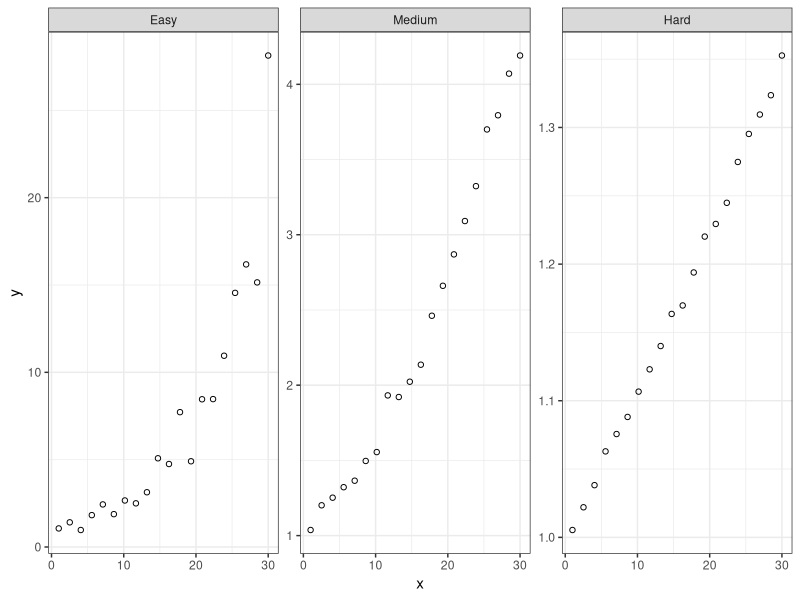
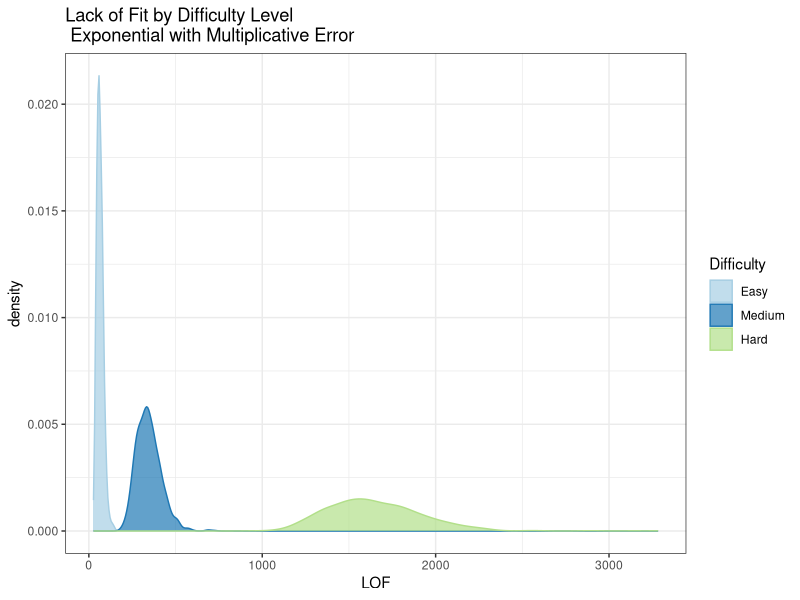

R code for these plots, in order:
## ---- chunk 1
knitr::opts_chunk$set(echo = T, fig.width = 8, fig.height = 4, out.width = "100%", dpi = 300, message = F)
library(knitr)
require(tidyverse)
require(gridExtra)
require(scales)
library(purrr)

# Exponential ---------------------------------------------------------------------------------------
simulate.exponential <- 
  function(N, xRange = c(1,N), nReps, alpha, beta, theta, muErr, sdErr, errorType, ...){
  
  exp.data <- data.frame(x = rep(seq(xRange[1], xRange[2], length.out = N), nReps), y = NA)
  
  if(errorType %in% c("Mult", "mult", "Multiplicative", "multiplicative")){
     exp.data$y <- alpha*exp(beta*exp.data$x + rnorm(N*nReps, muErr, sdErr)) + theta
  } else { 
    if(errorType %in% c("Add", "add", "Additive", "additive")){
      exp.data$y <- alpha*exp(beta*exp.data$x) + theta + rnorm(N*nReps, muErr, sdErr)
    }
  }

  return(exp.data)
}

# Quadratic ------------------------------------------------------------------------

simulate.quadratic <- 
  function(N, nReps, xRange = c(1,N), beta0, beta1, beta2, muErr, sdErr, ...){
    
    quad.data <- data.frame(x = rep(seq(xRange[1], xRange[2], length.out = N), nReps), y = NA)
    quad.data$y <- beta0 + beta1*quad.data$x + beta2*quad.data$x^2 + rnorm(N*nReps, muErr, sdErr)
    
    return(quad.data)
  }

# Overall Simulation Function ----------------------------------------------------------------

simulate.data <- 
  function(simulateFunction, ...){
    sim.data <- simulateFunction(...)
  }

# Evaluate Fit ---------------------------------------------------------------------

calcLOF <- 
  function(sim.data){
    if(nrow(sim.data)/length(unique(sim.data$x)) > 1){
    lof.mod <- lm(y ~ as.factor(x), data = sim.data)
    lof <- anova(lof.mod) %>% 
      broom::tidy() %>%
      filter(term == "as.factor(x)") %>%
      select(statistic)
    } else {
      lof.mod <- NULL
      lof <- NULL
    }
    return(lof)
  }
## ---- chunk 2
#Identify parameters
parmCombos <- data.frame(beta = c(0.01, 0.05, 0.1),
                         sdErr = c(0.005, 0.05, 0.19),
                         Difficulty = c("Hard", "Medium", "Easy"))
parmCombos %>% kable(format = "pandoc")
## ---- chunk 3
#Look at visuals
sim.data.all <- data.frame("x" = NA, "y" = NA, "Difficulty" = NA)
for(k in 1:nrow(parmCombos)){
  sim.data.new <- simulate.data(simulateFunction = simulate.exponential, 
                                N = 20, 
                                nReps = 1,
                                xRange = c(1,30), 
                                
                                # Exponential Parameters
                                alpha = 1,
                                beta = parmCombos[k, "beta"], 
                                theta = 0,
                                
                                # Quadratic Parameters
                                beta0 = 0,
                                beta1 = 0, 
                                beta2 = 0.01,
                                
                                muErr = 0, 
                                sdErr = parmCombos[k, "sdErr"],
                                errorType = "mult")
  sim.data.new$Difficulty <- parmCombos[k, "Difficulty"]
  sim.data.all <- rbind(sim.data.all, sim.data.new)
}

sim.data.all[-1,] %>%
  mutate(Difficulty = factor(Difficulty, levels = c("Easy", "Medium", "Hard"))) %>%
  ggplot(aes(x = x, y = y)) +
  geom_point(shape = 1) +
  theme_bw() +
  facet_wrap(~ Difficulty, scale = "free_y")
## ---- chunk 4
#Run lack of fit
lofStats <- data.frame("LOF" = NA, "Difficulty" = NA)
for(k in 1:nrow(parmCombos)){
  sim.data_0.1 <- replicate(n = 1000,
                            simulate.data(simulateFunction = simulate.exponential, 
                                          N = 20, 
                                          nReps = 5,
                                          xRange = c(1,30), 
                                          
                                          # Exponential Parameters
                                          alpha = 1,
                                          beta = parmCombos[k, "beta"], 
                                          theta = 0,
                                          
                                          # Quadratic Parameters
                                          beta0 = 0,
                                          beta1 = 0, 
                                          beta2 = 0.01,
                                          
                                          muErr = 0, 
                                          sdErr = parmCombos[k, "sdErr"],
                                          errorType = "mult"), 
                            simplify = FALSE)
  lofStats.new <- map(sim.data_0.1, calcLOF) %>% unlist() %>% as.matrix() %>% as.data.frame()
  colnames(lofStats.new) <- c("LOF")
  lofStats.new$Difficulty <- parmCombos[k, "Difficulty"]
  lofStats <- rbind(lofStats, lofStats.new)
}

lofStats[-1,] %>%
  mutate(Difficulty = factor(Difficulty, levels = c("Easy", "Medium", "Hard"))) %>%
  ggplot(aes(x = LOF, fill = Difficulty, color = Difficulty)) +
  geom_density(alpha = 0.7) +
  scale_fill_brewer(palette = "Paired") + 
  scale_color_brewer(palette = "Paired") + 
  theme_bw() +
  ggtitle("Lack of Fit by Difficulty Level \n Exponential with Multiplicative Error")
